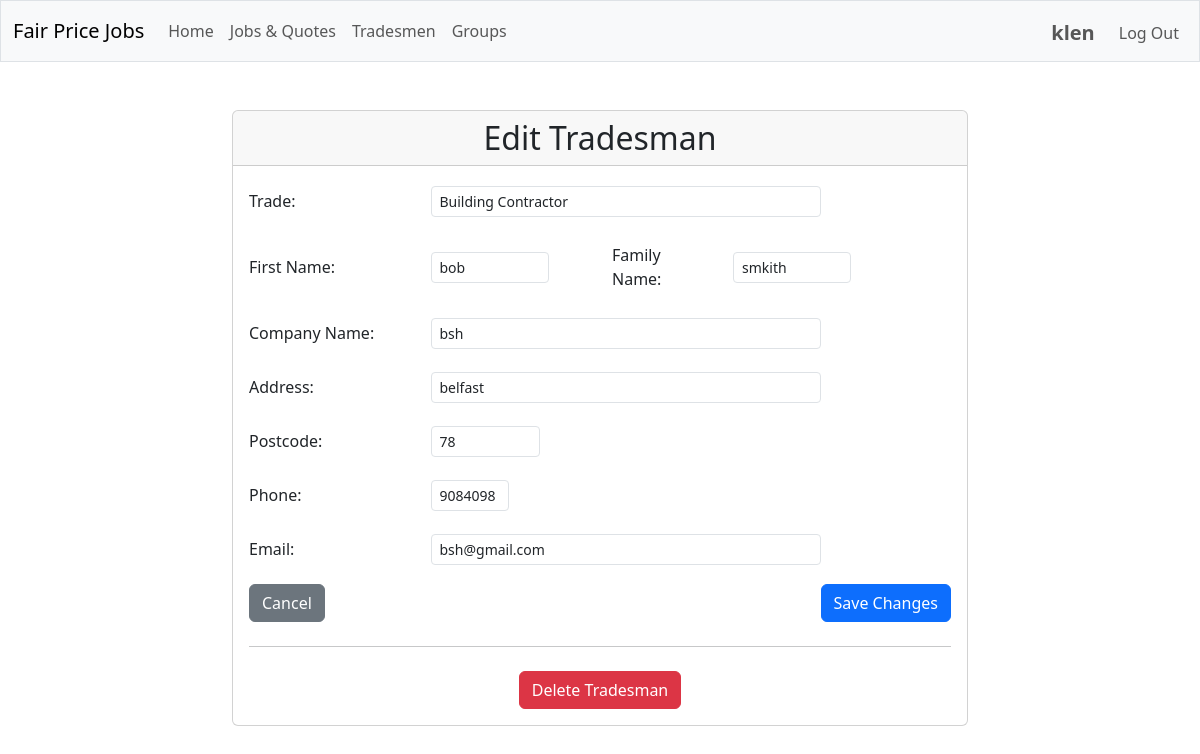
Before: /edit_tradesman/1 (signed in) with the older database file.
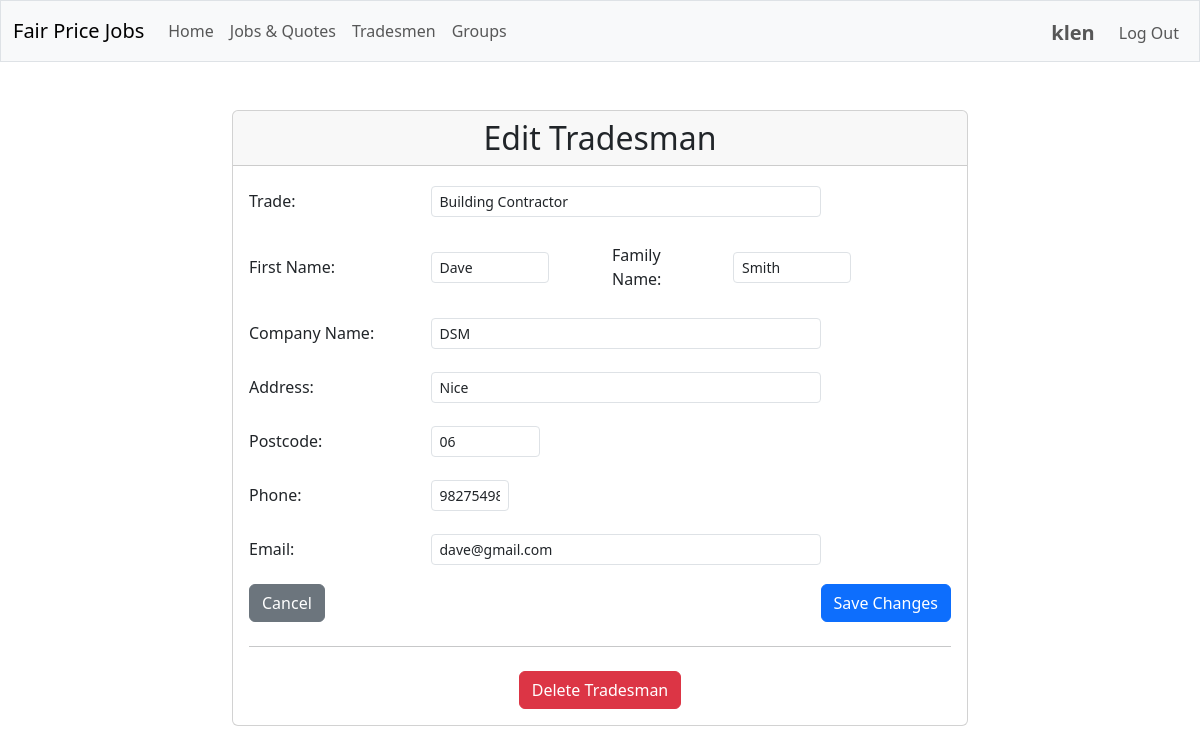
After: the same page with the newer database file.
### tables this page shows
CREATE TABLE tradesmen (
    id INTEGER PRIMARY KEY AUTOINCREMENT,
    trade TEXT NOT NULL,
    first_name TEXT,
    family_name TEXT NOT NULL,
    company_name TEXT,
    address TEXT NOT NULL,
    postcode TEXT NOT NULL,
    phone_number TEXT NOT NULL,
    email TEXT
);

### app/routes/tradesmen.py (the view, shortened to what this page needs)
@tradesmen_bp.route("/edit_tradesman/<int:tradesman_id>", methods=["GET", "POST"])
@login_required
def edit_tradesman(tradesman_id: int) -> Union[str, Response]:
    can_edit = tradesman_service.can_user_edit_tradesman(session["user_id"], tradesman_id)
    tradesman = tradesman_service.get_tradesman_by_id(tradesman_id)
    if not tradesman or not can_edit:
        flash("Tradesman not found or you don't have permission to edit.", "error")
        return redirect(url_for("main.index"))
    return render_template("edit_tradesman.html", tradesman=tradesman, can_delete=can_edit)

### app/helpers.py (called while the page is built)
def login_required(f: Callable) -> Callable:
    @wraps(f)
    def decorated_function(*args: Any, **kwargs: Any) -> Union[Response, Any]:
        if session.get("user_id") is None:
            return redirect("/login")
        return f(*args, **kwargs)
    return decorated_function

### app/services/database.py (called while the page is built)
def get_db_service() -> DatabaseService:
    return db_service

    def get_connection(self):
        if self.database_path is None:
            raise ValueError("Database path is not configured")
        try:
            if not hasattr(g, '_database'):
                g._database = sqlite3.connect(self.database_path, isolation_level=None)
                g._database.row_factory = sqlite3.Row
                g._database.execute("PRAGMA foreign_keys = ON")
            return g._database
        except RuntimeError:
            if not hasattr(self, '_test_connection'):
                self._test_connection = sqlite3.connect(self.database_path, isolation_level=None)
                self._test_connection.row_factory = sqlite3.Row
                self._test_connection.execute("PRAGMA foreign_keys = ON")
            return self._test_connection

### templates/edit_tradesman.html (shortened to what the changed rows need)
{% extends "layout.html" %}
{% block main %}
    <div class="container">
        <div class="row justify-content-center">
            <div class="col-md-8">
                <div class="card">
                    <div class="card-header">
                        <h2 class="mb-0">Edit Tradesman</h2>
                    </div>
                    <div class="card-body">
                        <form method="post">
                            <div class="mb-3 row align-items-center">
                                <div class="col-md-9">
                                    <input type="text" class="form-control form-control-sm w-75" id="trade" name="trade" value="{{ tradesman.trade }}" required>
                                </div>
                            </div>
                            <div class="mb-3 row align-items-center">
                                <div class="col-md-3">
                                    <input type="text" class="form-control form-control-sm w-75" id="first_name" name="first_name" value="{{ tradesman.first_name }}">
                                </div>
                                <div class="col-md-3">
                                    <input type="text" class="form-control form-control-sm w-75" id="family_name" name="family_name" value="{{ tradesman.family_name }}" required>
                                </div>
                            </div>
                            <div class="mb-3 row align-items-center">
                                <div class="col-md-9">
                                    <input type="text" class="form-control form-control-sm w-75" id="company_name" name="company_name" value="{{ tradesman.company_name }}">
                                </div>
                            </div>
                            <div class="mb-3 row align-items-center">
                                <div class="col-md-9">
                                    <input type="text" class="form-control form-control-sm w-75" id="address" name="address" value="{{ tradesman.address }}" required>
                                </div>
                            </div>
                            <div class="mb-3 row align-items-center">
                                <div class="col-md-4">
                                    <input type="text" class="form-control form-control-sm w-50" id="postcode" name="postcode" value="{{ tradesman.postcode }}" required>
                                </div>
                            </div>
                            <div class="mb-3 row align-items-center">
                                <div class="col-md-3">
                                    <input type="tel" class="form-control form-control-sm w-50" id="phone_number" name="phone_number" value="{{ tradesman.phone_number }}" required>
                                </div>
                            </div>
                            <div class="mb-3 row align-items-center">
                                <div class="col-md-9">
                                    <input type="email" class="form-control form-control-sm w-75" id="email" name="email" value="{{ tradesman.email }}">
                                </div>
                            </div>
                        </form>
                    </div>
                </div>
            </div>
        </div>
    </div>
{% endblock %}

Changed rows visible on the page:
changed tradesmen "Building Contractor": first_name "bob" → "Dave"; family_name "smkith" → "Smith"; company_name "bsh" → "DSM"; address "belfast" → "Nice"; postcode "78" → "06"; phone_number "9084098" → "98275498"; email "bsh@gmail.com" → "dave@gmail.com"
